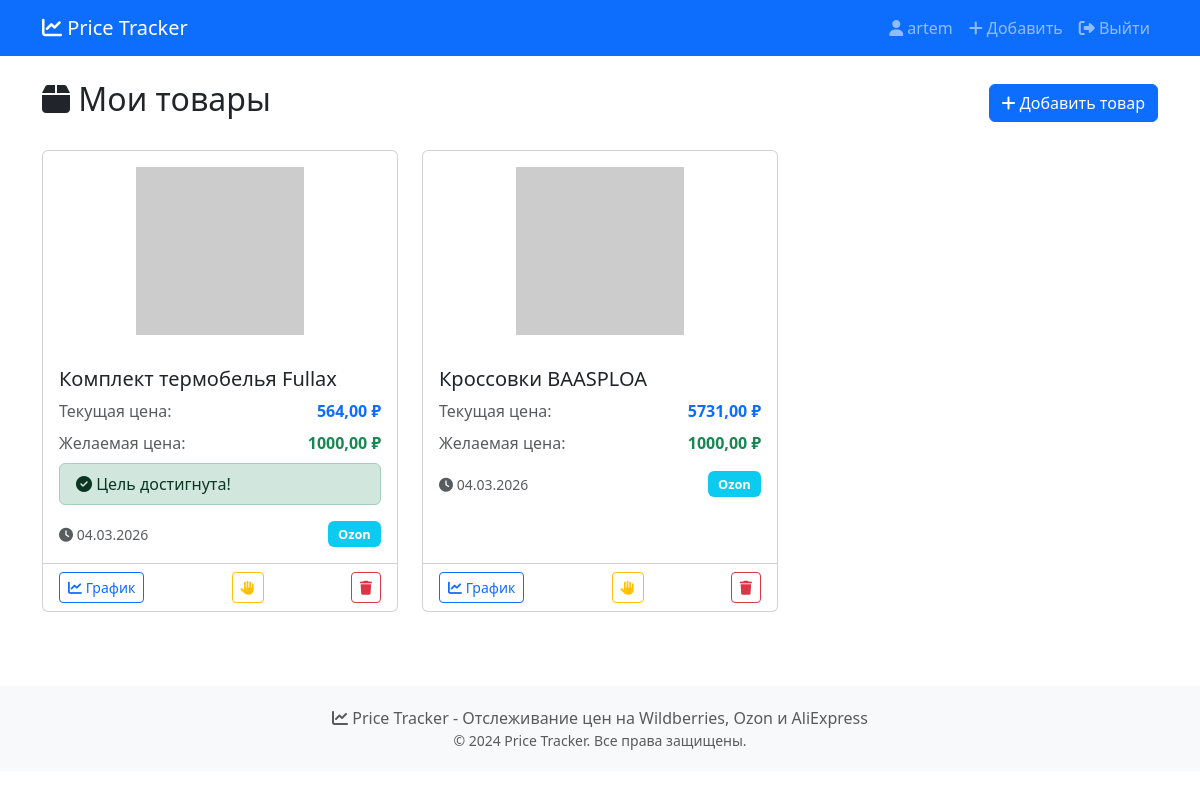
Screenshot of /profile/ (signed in) with the database file from the repository.
### tracker/models.py (models this page shows, shortened)
class Product(models.Model):
    PLATFORM_CHOICES = [
        ('wb', 'Wildberries'),
        ('ozon', 'Ozon'),
        ('ali', 'AliExpress'),
    ]
    user = models.ForeignKey(User, on_delete=models.CASCADE, related_name='products')
    url = models.URLField(max_length=500)
    platform = models.CharField(max_length=10, choices=PLATFORM_CHOICES)
    name = models.CharField(max_length=500)
    current_price = models.DecimalField(max_digits=10, decimal_places=2, null=True, blank=True)
    desired_price = models.DecimalField(max_digits=10, decimal_places=2)
    image_url = models.URLField(max_length=500, blank=True, null=True)
    is_active = models.BooleanField(default=True)
    created_at = models.DateTimeField(auto_now_add=True)
    updated_at = models.DateTimeField(auto_now=True)
    last_checked = models.DateTimeField(null=True, blank=True)
    class Meta:
        ordering = ['-created_at']

### tracker/views.py (the view)
# urls.py: path('profile/', views.profile, name='profile'),
@login_required
def profile(request):
    products = request.user.products.all()
    notifications = request.user.notifications.filter(is_sent=False)[:10]
    return render(request, 'tracker/profile.html', {
        'products': products,
        'notifications': notifications
    })

### tracker/templates/tracker/profile.html (shortened to what this page needs)
{% extends 'tracker/base.html' %}
{% block content %}
<div class="row">
    <div class="col-12">
        <div class="d-flex justify-content-between align-items-center mb-4">
            <h2><i class="fas fa-box"></i> Мои товары</h2>
            <a href="{% url 'add_product' %}" class="btn btn-primary">
                <i class="fas fa-plus"></i> Добавить товар
            </a>
        </div>
        {% if products %}
            <div class="row">
                {% for product in products %}
                    <div class="col-md-4 mb-4">
                        <div class="card product-card h-100">
                            {% if product.image_url %}
                                <img src="{{ product.image_url }}" class="card-img-top p-3" alt="{{ product.name }}"
                                     style="height: 200px; object-fit: contain;"
                                     onerror="this.onerror=null; this.src='https://via.placeholder.com/200x200?text=No+Image';">
                            {% else %}
                                <div class="text-center p-4 bg-light" style="height: 200px;">
                                    <i class="fas fa-image fa-4x text-secondary mt-4"></i>
                                </div>
                            {% endif %}
                            <div class="card-body">
                                <h5 class="card-title">{{ product.name|default:"Название не загружено"|truncatechars:50 }}</h5>
                                <div class="d-flex justify-content-between mb-2">
                                    <span class="text-muted">Текущая цена:</span>
                                    {% if product.current_price %}
                                        <span class="fw-bold text-primary">{{ product.current_price|floatformat:2 }} ₽</span>
                                    {% else %}
                                        <span class="text-secondary">Загружается...</span>
                                    {% endif %}
                                </div>
                                <div class="d-flex justify-content-between mb-2">
                                    <span class="text-muted">Желаемая цена:</span>
                                    <span class="fw-bold text-success">{{ product.desired_price|floatformat:2 }} ₽</span>
                                </div>
                                {% if product.current_price and product.current_price <= product.desired_price %}
                                    <div class="alert alert-success py-2">
                                        <i class="fas fa-check-circle"></i> Цель достигнута!
                                    </div>
                                {% endif %}
                                <div class="d-flex justify-content-between align-items-center mt-3">
                                    <small class="text-muted">
                                        <i class="fas fa-clock"></i> {{ product.created_at|date:"d.m.Y" }}
                                    </small>
                                    <span class="badge
                                        {% if product.platform == 'wb' %}bg-primary
                                        {% elif product.platform == 'ozon' %}bg-info
                                        {% elif product.platform == 'ali' %}bg-warning
                                        {% else %}bg-secondary{% endif %}">
                                        {% if product.platform == 'wb' %}
                                            Wildberries
                                        {% elif product.platform == 'ozon' %}
                                            Ozon
                                        {% elif product.platform == 'ali' %}
                                            AliExpress
                                        {% else %}
                                            Неизвестно
                                        {% endif %}
                                    </span>
                                </div>
                            </div>
                            <div class="card-footer bg-transparent">
                                <div class="d-flex justify-content-between">
                                    <a href="{% url 'product_detail' product.id %}" class="btn btn-sm btn-outline-primary">
                                        <i class="fas fa-chart-line"></i> График
                                    </a>
                                    <a href="{% url 'manual_parse' product.id %}" class="btn btn-sm btn-outline-warning" title="Ручной парсинг">
                                        <i class="fas fa-hand"></i>
                                    </a>
                                    <form method="post" action="{% url 'delete_product' product.id %}" class="d-inline">
                                        <button type="submit" class="btn btn-sm btn-outline-danger" onclick="return confirm('Удалить товар из отслеживания?')">
                                            <i class="fas fa-trash"></i>
                                        </button>
                                    </form>
                                </div>
                            </div>
                        </div>
                    </div>
                {% endfor %}
            </div>
        {% endif %}
    </div>
</div>
{% endblock %}

### tracker/templates/tracker/base.html (shortened to what this page needs)
<!DOCTYPE html>
<html lang="ru">
<head>
    <link href="https://cdn.jsdelivr.net/npm/bootstrap@5.3.0/dist/css/bootstrap.min.css" rel="stylesheet">
    <link rel="stylesheet" href="https://cdnjs.cloudflare.com/ajax/libs/font-awesome/6.4.0/css/all.min.css">
</head>
<body>
    <nav class="navbar navbar-expand-lg navbar-dark bg-primary">
        <div class="container">
            <a class="navbar-brand" href="{% url 'index' %}">
                <i class="fas fa-chart-line"></i> Price Tracker
            </a>
            <div class="collapse navbar-collapse" id="navbarNav">
                <ul class="navbar-nav ms-auto">
                    {% if user.is_authenticated %}
                        <li class="nav-item">
                            <a class="nav-link" href="{% url 'profile' %}">
                                <i class="fas fa-user"></i> {{ user.username }}
                            </a>
                        </li>
                        <li class="nav-item">
                            <a class="nav-link" href="{% url 'add_product' %}">
                                <i class="fas fa-plus"></i> Добавить
                            </a>
                        </li>
                        <li class="nav-item">
                            <form method="post" action="{% url 'logout' %}" class="d-inline">
                                <button type="submit" class="btn nav-link" style="border: none; background: none;">
                                    <i class="fas fa-sign-out-alt"></i> Выйти
                                </button>
                            </form>
                        </li>
                    {% endif %}
                </ul>
            </div>
        </div>
    </nav>
    <main class="container mt-4">
        {% block content %}
        {% endblock %}
    </main>
    <footer class="footer">
        <div class="container text-center">
            <p class="text-muted mb-0">
                <i class="fas fa-chart-line"></i> Price Tracker - Отслеживание цен на Wildberries, Ozon и AliExpress
            </p>
            <p class="text-muted small mb-0">
                © 2024 Price Tracker. Все права защищены.
            </p>
        </div>
    </footer>
</body>
</html>

### tracker/templates/tracker/base.html (style rules this page uses)
.product-card { transition: transform 0.2s; }
.footer { background-color: #f8f9fa; padding: 20px 0; margin-top: 50px; }

### tracker/templates/tracker/profile.html (style rules this page uses)
.product-card { transition: transform 0.2s, box-shadow 0.2s; }
.card-footer { background-color: rgba(0,0,0,0.02); }
.badge { font-size: 0.8rem; padding: 0.5em 0.8em; }

### rows the page displays
Product: name "Комплект термобелья Fullax", current_price "564,00", desired_price "1000,00", shows "Цель достигнута!", created_at "04.03.2026", platform "Ozon"
Product: name "Кроссовки BAASPLOA", current_price "5731,00", desired_price "1000,00", created_at "04.03.2026", platform "Ozon"

### other values shown
{{ user.username }} "artem"
